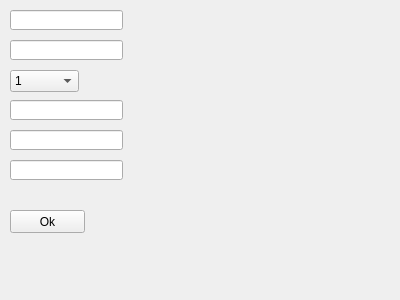
<?xml version="1.0" encoding="UTF-8"?>
<ui version="4.0">
 <class>Form</class>
 <widget class="QWidget" name="Form">
  <property name="geometry">
   <rect>
    <x>0</x>
    <y>0</y>
    <width>400</width>
    <height>300</height>
   </rect>
  </property>
  <property name="windowTitle">
   <string>Form</string>
  </property>
  <widget class="QLineEdit" name="lineEdit">
   <property name="geometry">
    <rect>
     <x>10</x>
     <y>10</y>
     <width>113</width>
     <height>20</height>
    </rect>
   </property>
  </widget>
  <widget class="QLineEdit" name="lineEdit_2">
   <property name="geometry">
    <rect>
     <x>10</x>
     <y>40</y>
     <width>113</width>
     <height>20</height>
    </rect>
   </property>
  </widget>
  <widget class="QComboBox" name="comboBox">
   <property name="geometry">
    <rect>
     <x>10</x>
     <y>70</y>
     <width>69</width>
     <height>22</height>
    </rect>
   </property>
   <item>
    <property name="text">
     <string>1</string>
    </property>
   </item>
   <item>
    <property name="text">
     <string>0</string>
    </property>
   </item>
  </widget>
  <widget class="QLineEdit" name="lineEdit_3">
   <property name="geometry">
    <rect>
     <x>10</x>
     <y>100</y>
     <width>113</width>
     <height>20</height>
    </rect>
   </property>
  </widget>
  <widget class="QLineEdit" name="lineEdit_4">
   <property name="geometry">
    <rect>
     <x>10</x>
     <y>130</y>
     <width>113</width>
     <height>20</height>
    </rect>
   </property>
  </widget>
  <widget class="QLineEdit" name="lineEdit_5">
   <property name="geometry">
    <rect>
     <x>10</x>
     <y>160</y>
     <width>113</width>
     <height>20</height>
    </rect>
   </property>
  </widget>
  <widget class="QPushButton" name="pushButton">
   <property name="geometry">
    <rect>
     <x>10</x>
     <y>210</y>
     <width>75</width>
     <height>23</height>
    </rect>
   </property>
   <property name="text">
    <string>Ok</string>
   </property>
  </widget>
 </widget>
 <resources/>
 <connections/>
</ui>
